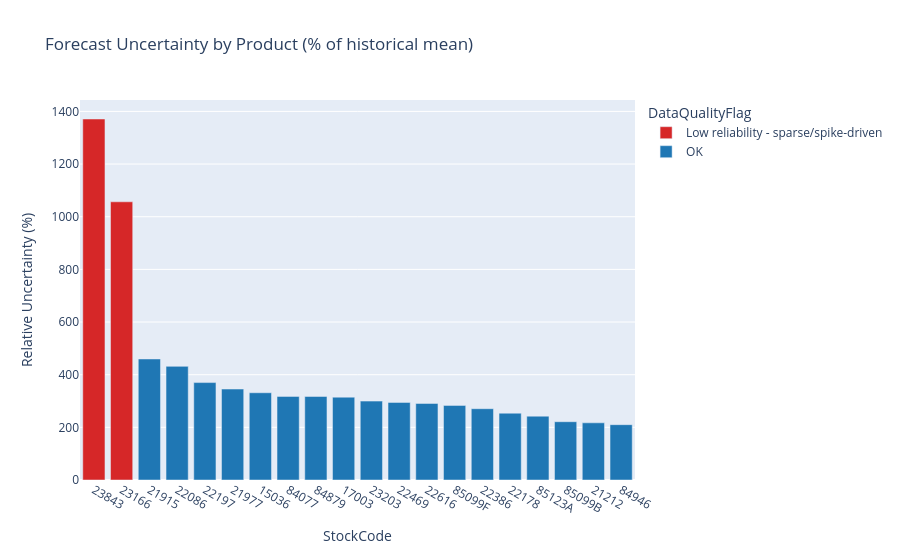

The code cell stored with this chart in its notebook:
### Code cell
fig = px.bar(
    uncertainty,
    x='StockCode',
    y='MeanRelativeUncertainty',
    color='DataQualityFlag',
    color_discrete_map={
        'OK': '#1f77b4',
        'Low reliability - sparse/spike-driven': '#d62728'
    },
    title='Forecast Uncertainty by Product (% of historical mean)',
    labels={'MeanRelativeUncertainty': 'Relative Uncertainty (%)'}
)
fig.show()

### Figure 1 — Plotly figure (JSON) as saved in the notebook; plotly's stock layout.template omitted (floating-point values rounded to 4 significant figures)
{"data": [{"hovertemplate": "DataQualityFlag=Low reliability - sparse/spike-driven<br>StockCode=%{x}<br>Relative Uncertainty (%)=%{y}<extra></extra>", "legendgroup": "Low reliability - sparse/spike-driven", "marker": {"color": "#d62728", "pattern": {"shape": ""}}, "name": "Low reliability - sparse/spike-driven", "orientation": "v", "showlegend": true, "textposition": "auto", "type": "bar", "x": ["23843", "23166"], "xaxis": "x", "y": [1371.0, 1057.0], "yaxis": "y"}, {"hovertemplate": "DataQualityFlag=OK<br>StockCode=%{x}<br>Relative Uncertainty (%)=%{y}<extra></extra>", "legendgroup": "OK", "marker": {"color": "#1f77b4", "pattern": {"shape": ""}}, "name": "OK", "orientation": "v", "showlegend": true, "textposition": "auto", "type": "bar", "x": ["21915", "22086", "22197", "21977", "15036", "84077", "84879", "17003", "23203", "22469", "22616", "85099F", "22386", "22178", "85123A", "85099B", "21212", "84946"], "xaxis": "x", "y": [459.7, 431.6, 370.0, 345.5, 331.4, 317.6, 317.3, 314.6, 299.6, 294.7, 290.8, 283.4, 270.8, 253.8, 242.5, 221.4, 217.2, 210.2], "yaxis": "y"}], "layout": {"barmode": "relative", "legend": {"title": {"text": "DataQualityFlag"}, "tracegroupgap": 0}, "title": {"text": "Forecast Uncertainty by Product (% of historical mean)"}, "xaxis": {"anchor": "y", "domain": [0, 1], "title": {"text": "StockCode"}}, "yaxis": {"anchor": "x", "domain": [0, 1], "title": {"text": "Relative Uncertainty (%)"}}}}
